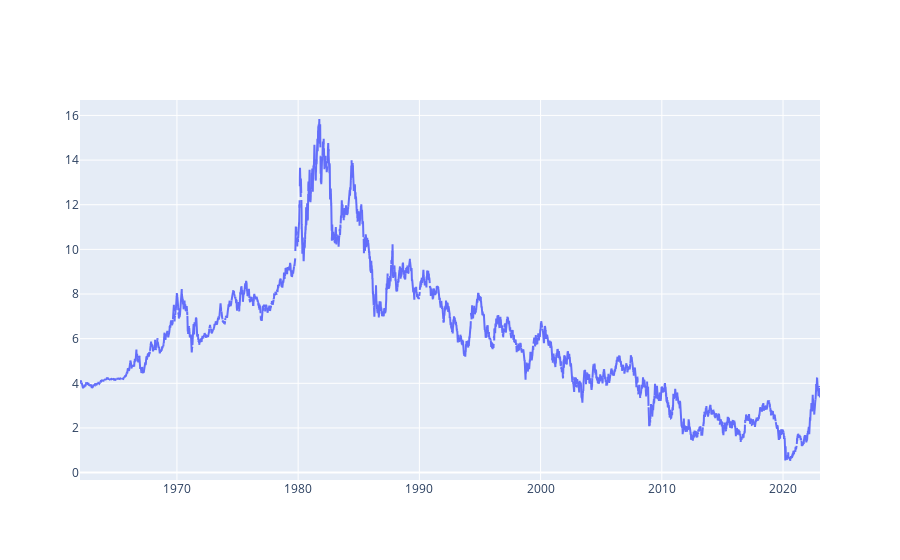

Here is the notebook cell this chart was saved with:
### Code cell
# A prettier picture with hoverdata
import plotly.graph_objects as go
trace1= go.Scatter(x=y10.index, y=y10.DGS10, mode="lines")
fig = go.Figure()
fig.add_trace(trace1)
fig.show()

### Figure 1 — Plotly figure (JSON) as saved in the notebook; plotly's stock layout.template omitted (floating-point values rounded to 4 significant figures; data arrays with more than 128 entries replaced by an {"elided": "..."} marker saying what was removed)
{"data": [{"mode": "lines", "type": "scatter", "x": {"elided": "15928 str values"}, "y": {"elided": "15928 float values"}}], "layout": {}}
